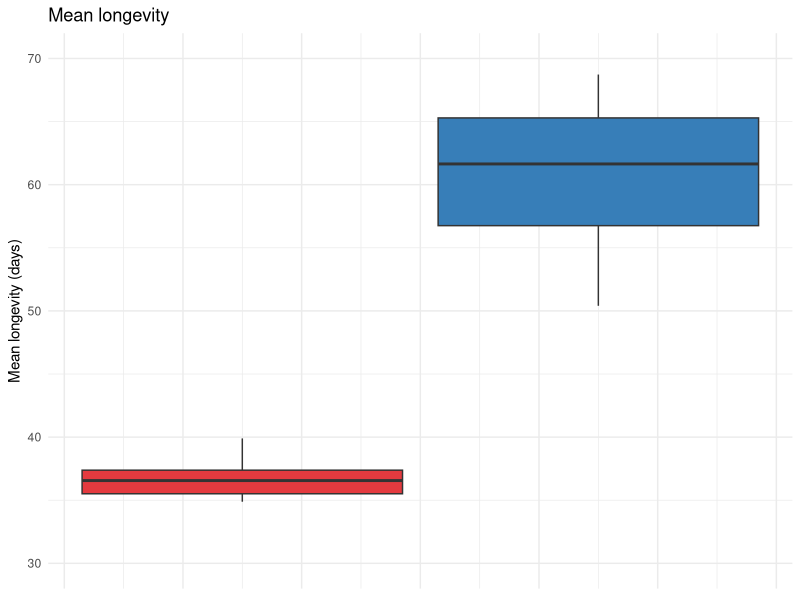

Generate this figure with R:
library(readxl)
library(tidyverse)

raw_data <- read_excel("data/phenotypic_data/longevity_gen20-shahrestani-version.xlsx")

raw_data$sign <- NULL
raw_data$Notes <- NULL

days <- as.numeric(colnames(raw_data)[3:ncol(raw_data)])
days <- c(0, days[-1] - days[1])

names(raw_data) <- c("Cage", "Sex", paste0("d",days))

data <- raw_data %>%
  mutate(Cage = str_remove(Cage, " \\(.*\\)"))

data <- data %>%
  group_by(Cage, Sex) %>%
  summarise(across(where(is.numeric), mean), .groups = "drop")

calcs <- data[3:ncol(data)]

total_flies <- rowSums(calcs)


longevity <- sweep(calcs, MARGIN=2, days, `*`)
total_longevity <- rowSums(longevity)

calcs$mean_longevity <- total_longevity / total_flies
calcs$Cage <- data$Cage
calcs <- calcs %>% mutate(
  Regimen = case_when(
    grepl("EB|EBO", Cage) ~ "O-type",
    grepl("CB|CBO", Cage) ~ "B-type",
    TRUE ~ NA_character_
  )
)
calcs$Sex <- data$Sex
calcs$Replicate <- as.factor(gsub("\\D", "", calcs$Cage))
calcs <- calcs %>% mutate(
  Treatment = case_when(
    grepl("EB", Cage) ~ "EB",
    grepl("EBO", Cage) ~ "EBO",
    grepl("CB", Cage) ~ "CB",
    grepl("CBO", Cage) ~ "CBO",
    TRUE ~ NA_character_
  )
)

calcs_female <- calcs[which(calcs$Sex == "F"),]

longevity_boxplots <- ggplot(calcs_female, aes(y = mean_longevity, fill = Regimen)) +
  geom_boxplot(outlier.shape = NA, width = 0.6) +
  #geom_jitter(width = 0.2, alpha = 0.3, color = "black") +
  scale_y_continuous(limits = c(30,70)) +
  labs(
    title = "Mean longevity",
    x = NULL,
    y = "Mean longevity (days)"
  ) +
  scale_fill_manual(values = c("B-type" = "#e43a3f", "O-type" = "#377EB8")) +
  theme_minimal() +
  theme(legend.position = "none",
        axis.text.x = element_blank())

longevity_boxplots
